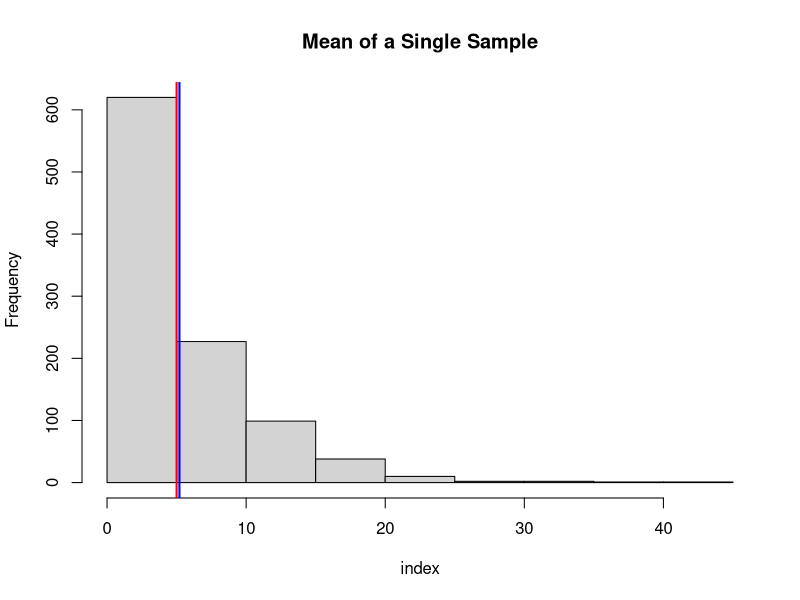
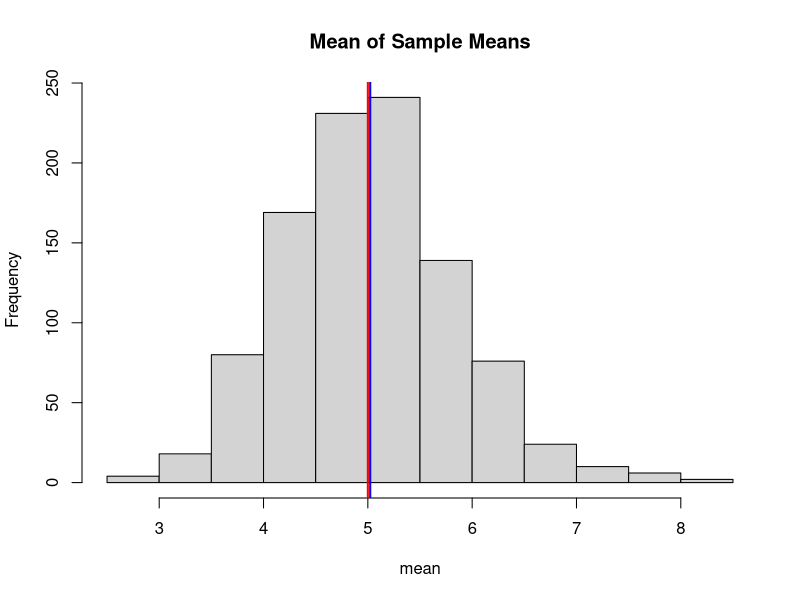
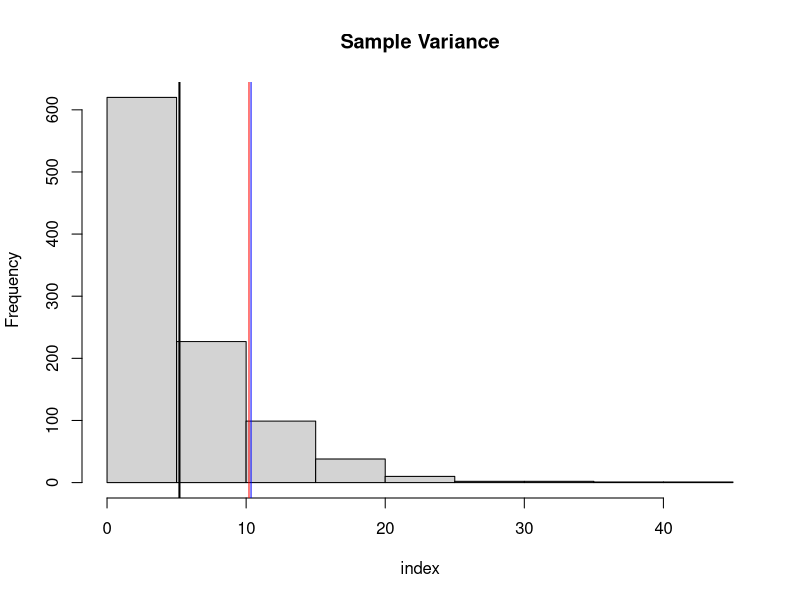
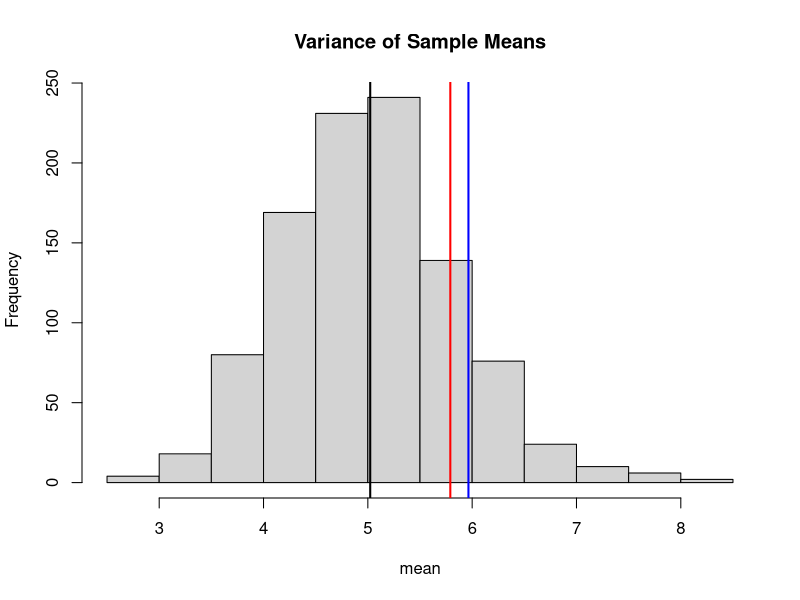
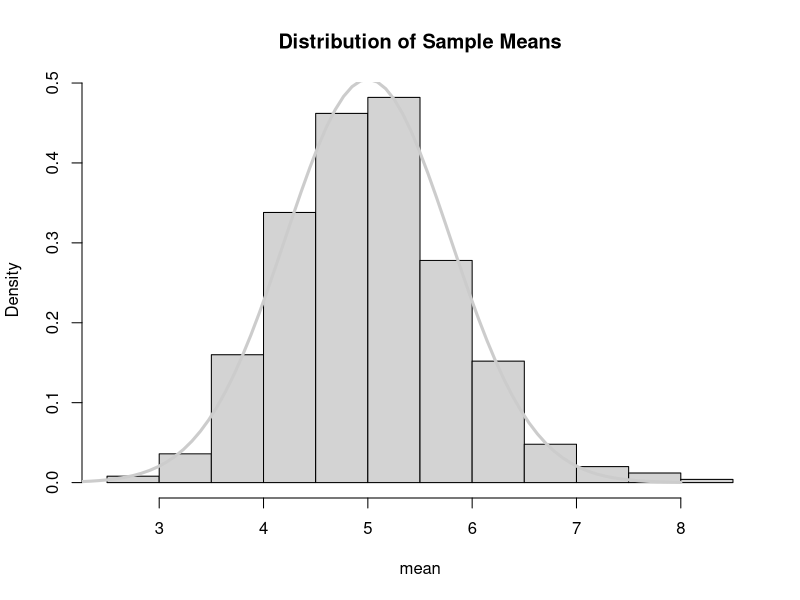

Here is the R script that generated these plots, in order:
## ---- chunk 1
lambda = 0.2
population_mean = 1/lambda
population_sd = 1/lambda
## ---- chunk 2
n = 1000
single_sample = rexp(n, lambda)
## ---- chunk 3
m = 1000
n = 40
fourty_sample_means = NULL
for (i in 1 : m) fourty_sample_means = c(fourty_sample_means, mean(rexp(n, lambda)))
## ---- chunk 4
single_sample_mean = mean(single_sample)
hist(single_sample, main="Mean of a Single Sample", xlab="index")
abline(v = single_sample_mean, col = "blue", lwd = 2)
abline(v = population_mean, col = "red", lwd = 2)
## ---- chunk 5
mean_of_means = mean(fourty_sample_means)
hist(fourty_sample_means, main="Mean of Sample Means", xlab="mean")
abline(v = mean_of_means, col = "blue", lwd = 2)
abline(v = population_mean, col = "red", lwd = 2)
## ---- chunk 6
hist(single_sample, main="Sample Variance", xlab="index")
abline(v=single_sample_mean, lwd=2)
abline(v=single_sample_mean + sd(single_sample), col="blue")
abline(v=single_sample_mean + population_sd, col="red")
## ---- chunk 7
mean_sd = sd(rexp(n, lambda))/sqrt(n)
hist(fourty_sample_means, main="Variance of Sample Means", xlab="mean")
abline(v = mean_of_means, lwd = 2)
abline(v = mean_of_means + mean_sd, col = "blue", lwd = 2)
abline(v = population_mean + population_sd/sqrt(n), col = "red", lwd = 2)
## ---- chunk 8
hist(fourty_sample_means, main="Distribution of Sample Means", xlab="mean", prob=TRUE)
lines(seq(0, 8, length = 100), dnorm(seq(0, 8, length = 100), population_mean, population_sd/sqrt(n)), col = grey(.8), lwd = 3)
